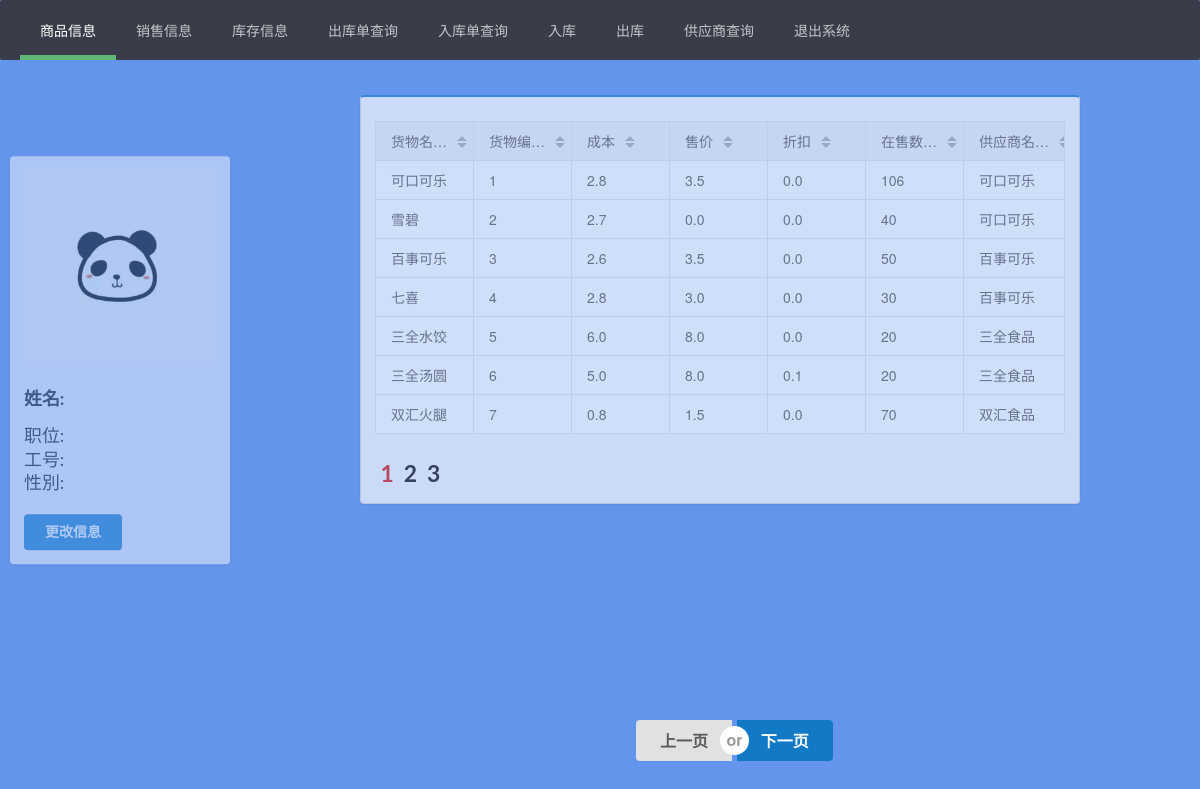
The page /infomanage/ (signed in) on the database its author committed.
### app/models.py (models this page shows, shortened)
class Goods(models.Model):
    goods_sup = models.ForeignKey(to=Supplier, null=True, verbose_name='供应商名称', on_delete=models.CASCADE)
    goodsID = models.IntegerField(primary_key=True, verbose_name='货物编号:', null=False, blank=False,default= 200000)
    goods_name = models.CharField(verbose_name='货物名称:', null=False, blank=False, max_length=20, default='请输入货物名称')
    goods_price =  models.FloatField(verbose_name='货物成本:', null=False, blank=False, default= 0)
    goods_sprice = models.FloatField(verbose_name='货物售价:', null=False, blank=False, default= 0)
    goods_discount = models.FloatField (verbose_name='折扣:', null=False, blank=False, default=0.0)
    goods_amount = models.IntegerField(verbose_name='在售数量:', null=False, blank=False, default= 0)
    update_date = models.DateTimeField(verbose_name= '更新日期:', null=True,blank=False)
    class Meta:
        verbose_name = verbose_name_plural = "商品信息管理"

class Supplier(models.Model):
    supID = models.IntegerField(verbose_name='供应商编号:', null=True, blank=False)
    sup_name = models.CharField(verbose_name='供应商名称:', null=False, blank=False, max_length=20, default='请输入供应商名称')
    sup_tel = models.IntegerField(verbose_name='供应商电话:', null=True, blank=False,default=0)
    def __str__(self):
        return self.sup_name
    class Meta:
        verbose_name = verbose_name_plural = "供应商管理"

### app/views.py (the view, shortened to what this page needs)
# urls.py: path('infomanage/',infomanage, name= 'infomanage' ),
def infomanage(request):
    user = request.user
    print(request.user)
    if not user.is_authenticated:
        return redirect(to='login')
    print(user.is_staff)
    context = {}
    query = None
    flag = None
    if request.method == 'GET':
        page = request.GET.get('page')
        if request.GET.get('query'):
            query = request.GET.get('query')
            print(query)
        print('--get query--')
        print(query)
        if not query:
            query = 'goods'
        if query == 'supplier':
            context['sup_inver'] = 'layui-this'
            context['name'] = query
            each_object = Supplier.objects.all()
            if not each_object:
                messages.add_message(request, messages.ERROR, '无此类数据记录')
            print(each_object)
            paginator = Paginator(each_object,7)
            try:
                contacts = paginator.page(page)
            except PageNotAnInteger:
                contacts = paginator.page(1)
            except EmptyPage:
                contacts = paginator.page(Paginator.num_pages)
            context['each_object'] = contacts
        elif query == 'goods':
            context['goods_inver'] = 'layui-this'
            context['name'] = 'goods'
            each_object = Goods.objects.all()
            if not each_object:
                messages.add_message(request, messages.ERROR, '无此类数据记录')
            paginator = Paginator(each_object, 7)
            try:
                contacts = paginator.page(page)
            except PageNotAnInteger:
                contacts = paginator.page(1)
            except EmptyPage:
                contacts = paginator.page(Paginator.num_pages)
            context['each_object'] = contacts
        return render(request, 'infomanage.html', context= context)

### app/templates/infomanage.html (shortened to what this page needs)
<!DOCTYPE html>
{% load static %}
<html lang="en">
<head>
    <link rel="stylesheet" href="{% static 'css/semantic.css' %}" media="screen" title="no title" charset="utf-8">
    <link rel="stylesheet" href="/static/layui/css/layui.css">
</head>
<body style="background-color: cornflowerblue">
<ul class="layui-nav" lay-filter="">
    <li class="layui-nav-item {{ goods_inver }}">
        <a href="?query=goods" methods="get">商品信息</a>
    </li>
    <li class="layui-nav-item {{ sellout_inver }}">
        <a href="?query=sellout" methods="get">销售信息</a>
    </li>
    <li class="layui-nav-item {{ storage_inver }}">
        <a href="?query=storage" methods="get">库存信息</a>
    </li>
    <li class="layui-nav-item {{ stockout_inver }}">
        <a href="?query=stockout">出库单查询</a>
    </li>
    <li class="layui-nav-item {{ wavehouse_inver }}">
        <a href="?query=wavehousing">入库单查询</a>
    </li>
    <li class="layui-nav-item {{ store_inver }}">
        <a href="javascript:instore()" methods="post">入库</a>
    </li>
    <li class="layui-nav-item {{ store_inver }}">
        <a href="javascript:outstore()" methods="post">出库</a>
    </li>
    <li class="layui-nav-item {{ sup_inver }}">
        <a href="?query=supplier">供应商查询</a>
    <li class="layui-nav-item">
        <a href="/logout/" >退出系统</a>
    </li>
    </li>
</ul>
<div class="ui contain">
    <div class="ui segment" style=" min-height: 400px;
                    opacity: 0.5;
                    background-color: ghostwhite;
                    width: 220px !important;
                    border:rgba(255, 0, 0, 0);
                    position: absolute;
                    left: 10%;
                    top:45%;
                    transform: translate(-50%,-50%);">
        <div class="ui image">
            <img src="/static/images/tx.jpeg"  class="ui massive user icon">
            <h3 class="ui center header">
                姓名:&nbsp&nbsp&nbsp {{ request.user.userinfo.name }}
            </h3>
            <h3 class="ui center">
                职位:&nbsp&nbsp&nbsp{{ request.user.userinfo.job }}
            </h3>
            <h3 class="ui center">
                工号:&nbsp&nbsp&nbsp{{ request.user.userinfo.job_num }}
            </h3>
            <h3 class="ui center">
                    性別:&nbsp&nbsp&nbsp{{request.user.userinfo.sex}}
            </h3>
            <br>
            <a href="javascript:infochange()" class="ui center blue button">更改信息</a>
        </div>
    </div>
    <div class="ui blue segment"
         style="background-color: ghostwhite; opacity: 0.7; width: 60%;margin-top: 2.5em;left: 30%">
        {% if name == 'goods' %}
            <table class="ui blue table" lay-filter="demo">
                {% for good in each_object %}
                    <tbody>
                    <tr>
                        <td>{{ good.goods_name }}</td>
                        <td>{{ good.goodsID }}</td>
                        <td>{{ good.goods_price }}</td>
                        <td>{{ good.goods_sprice }}</td>
                        <td>{{ good.goods_discount }}</td>
                        <td>{{ good.goods_amount }}</td>
                        <td>{{ good.goods_sup }}</td>
                    </tr>
                    </tbody>
                {% endfor %}
            </table>
        {% endif %}
        <div class="ui header">
            {% for pg in each_object.paginator.page_range %}
                {% if each_object.number == pg %}
                    <a class="ui active red header" href="?query={{ name }}&page={{ pg }}">&nbsp;{{ pg }}</a>
                {% else %}
                    <a class="ui header" href="?query={{ name }}&page={{ pg }}">&nbsp;{{ pg }}</a>
                {% endif %}
            {% endfor %}
        </div>
    </div>
    <div class="ui large buttons" style="position: absolute;top: 90%;left: 53%">
        {% if each_object.has_previous %}
            <a href="?query={{ name }}&page={{ each_object.previous_page_number }}" class="ui blue button">上一页</a>
        {% else %}
            <a class="ui button">上一页</a>
        {% endif %}
        <div class=" ui or"></div>
        {% if each_object.has_next %}
            <a href="?query={{ name }}&page={{ each_object.next_page_number }}" class="ui blue button active">下一页</a>
        {% else %}
            <a class="ui button">下一页</a>
        {% endif %}
    </div>
</div>
</body>
</html>

### app/static/layui/css/layui.css (style rules this page uses)
.layui-inline,img { display:inline-block;vertical-align:middle }
h1,h2,h3,h4,h5,h6 { font-weight:400 }
.layui-btn,.layui-edge,.layui-inline,img { vertical-align:middle }
blockquote,body,button,dd,div,dl,dt,form,h1,h2,h3,h4,h5,h6,input,li,ol,p,pre,td,textarea,th,ul { margin:0;padding:0;-webkit-tap-highlight-color:rgba(0,0,0,0) }
img { border:none }
li { list-style:none }
table { border-collapse:collapse;border-spacing:0 }
body { line-height:24px;font:14px Helvetica Neue,Helvetica,PingFang SC,Tahoma,Arial,sans-serif }
a { color:#333;text-decoration:none }
.layui-nav { position:relative;padding:0 20px;background-color:#393D49;color:#fff;border-radius:2px;font-size:0;box-sizing:border-box }
.layui-nav * { font-size:14px }
.layui-nav .layui-nav-item { position:relative;display:inline-block;*display:inline;*zoom:1;vertical-align:middle;line-height:60px }
.layui-nav .layui-nav-item a { display:block;padding:0 20px;color:#fff;color:rgba(255,255,255,.7);transition:all .3s;-webkit-transition:all .3s }
.layui-nav .layui-this:after,.layui-nav-bar,.layui-nav-tree .layui-nav-itemed:after { position:absolute;left:0;top:0;width:0;height:5px;background-color:#5FB878;transition:all .2s;-webkit-transition:all .2s }
.layui-nav .layui-nav-item a:hover,.layui-nav .layui-this a { color:#fff }
.layui-nav .layui-this:after { content:'';top:auto;bottom:0;width:100% }

### rows shown on the page
Goods: goods_name "可口可乐", goodsID "1", goods_price "2.8", goods_sprice "3.5", goods_discount "0.0", goods_amount "106", goods_sup "可口可乐"
Goods: goods_name "雪碧", goodsID "2", goods_price "2.7", goods_sprice "0.0", goods_discount "0.0", goods_amount "40", goods_sup "可口可乐"
Goods: goods_name "百事可乐", goodsID "3", goods_price "2.6", goods_sprice "3.5", goods_discount "0.0", goods_amount "50", goods_sup "百事可乐"
Goods: goods_name "七喜", goodsID "4", goods_price "2.8", goods_sprice "3.0", goods_discount "0.0", goods_amount "30", goods_sup "百事可乐"
Goods: goods_name "三全水饺", goodsID "5", goods_price "6.0", goods_sprice "8.0", goods_discount "0.0", goods_amount "20", goods_sup "三全食品"
Goods: goods_name "三全汤圆", goodsID "6", goods_price "5.0", goods_sprice "8.0", goods_discount "0.1", goods_amount "20", goods_sup "三全食品"
Goods: goods_name "双汇火腿", goodsID "7", goods_price "0.8", goods_sprice "1.5", goods_discount "0.0", goods_amount "70", goods_sup "双汇食品"

### other values the page prints
{{ pg }} "1"
{{ pg }} "2" "3"
